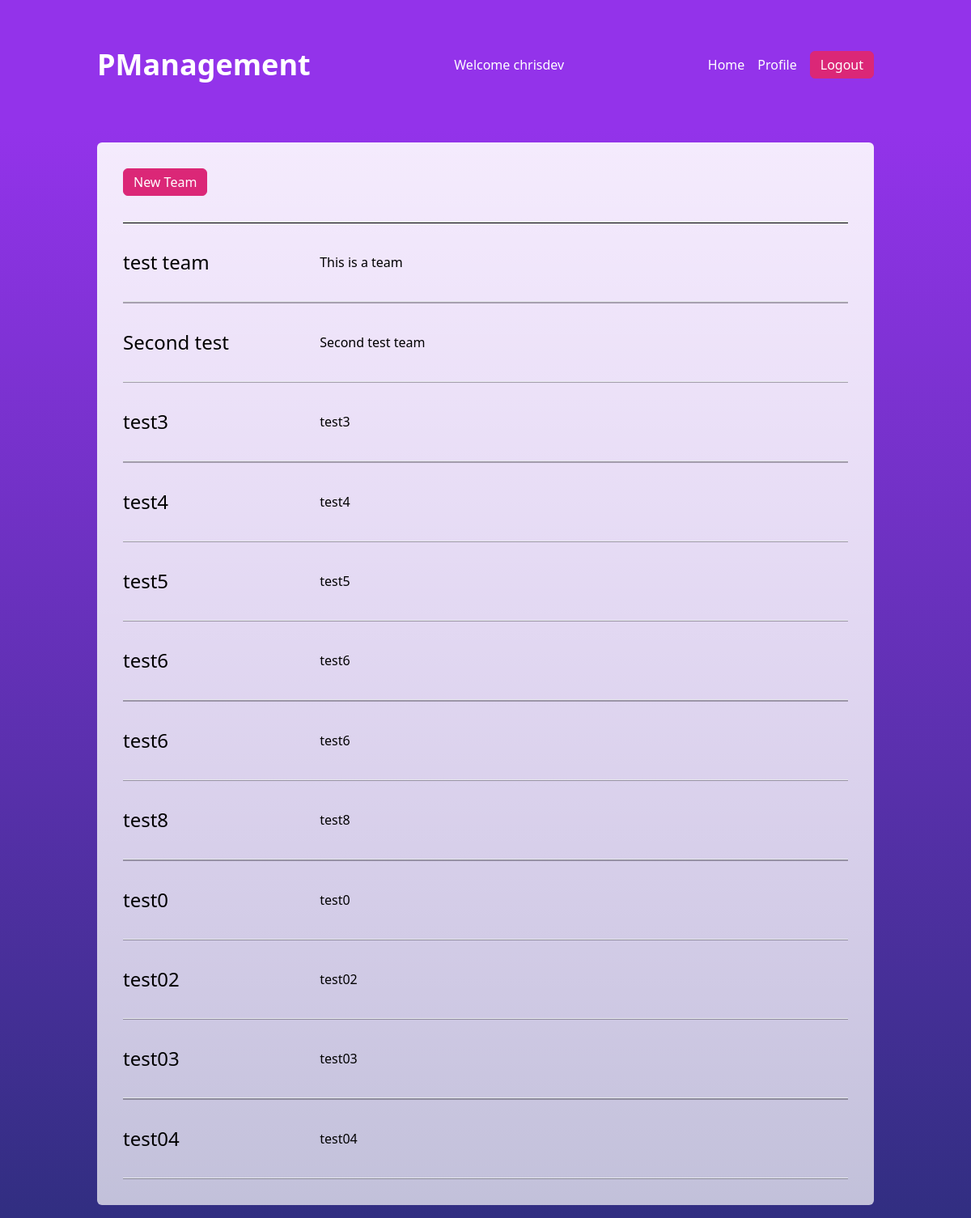
Screenshot of /team (signed in) with the database file from the repository.
### tables this page shows
CREATE TABLE teams (id INTEGER NOT NULL, name TEXT NOT NULL, description TEXT NOT NULL, user_id INTEGER, project_id INTEGER, FOREIGN KEY(user_id) REFERENCES users(id), FOREIGN KEY(project_id) REFERENCES projects(id), PRIMARY KEY (id));

### app.py (the view)
@app.route("/team")
@login_required
def team_page():
    resp = cursor.execute("SELECT * FROM teams")
    teams = resp.fetchall()
    print(teams)
    return render_template('team.html', teams=teams)

### app.py (called while the page is built)
@app.after_request
def after_request(response):
    response.headers["Cache-Control"] = "no-cache, no-store, must-revalidate"
    response.headers["Expires"] = 0
    response.headers["Pragma"] = "no-cache"
    return response

### utils.py (called while the page is built)
def login_required(f):
    @wraps(f)
    def decorated_function(*args, **kwargs):
        if session.get("user_id") is None:
            return redirect(url_for('login', next=request.url))
        return f(*args, **kwargs)
    return decorated_function

### templates/team.html
{% extends 'layout.html' %}
{% block main %}
  <div class="bg-gradient-to-b from-white/90 to-white/70 rounded-md p-8 flex flex-col items-start justify-start gap-8 my-4">
    <div>
      <form action="/newteam" method="get">
        <button type="submit" class="border border-pink-600 rounded-md py-1 px-3 bg-pink-600 hover:border-pink-700
            hover:bg-pink-700 text-white">New Team</button>
      </form>
    </div>
    <hr class="h-[0.15rem] bg-black w-full"/>
    {% if teams|length < 1 %}
    <h1>There is no team yet!!!</h1>
    {% else %}
    {% for team in teams %}
    <div class="flex items-center justify-start gap-16 w-full">
      <div class="w-[20%]">
        <a href="/team/{{team[0]}}"><h1 class="text-2xl">{{team[1]}}</h1></a>
      </div>
      <div class="flex-1 h-full">
        <p>{{team[2]}}</p>
      </div>
    </div>
    <hr class="h-[0.15rem] bg-black/30 w-full"/>
    {% endfor %}
    {% endif %}
  </div>
{% endblock %}

### templates/layout.html (shortened to what this page needs)
<!DOCTYPE html>
<html lang="en">
  <head>
      <script src="https://cdn.tailwindcss.com"></script>
  </head>
  <body class="min-h-screen flex flex-col">
    <header class="w-full h-[160px] fixed-top bg-purple-600 text-white">
      <div class="max-w-[80%] m-auto h-full flex items-center justify-between">
        <div>
          <a href="/"><h1 class="text-4xl font-bold">PManagement</h1></a></div>
          {% if session["user_id"] and session["user_name"] %}
        <div>
          <p class="flex items-center justify-between">Welcome {{session["user_name"]}}</p>
        </div>
        <div class="flex items-center justify-between gap-4">
          <nav class="flex items-center justify-between gap-4">
            <a href="/" class="hover:text-pink-400">Home</a>
            <a href="/profile" class="hover:text-pink-400">Profile</a>
          </nav>
          <div>
          <a href="/logout">
              <button class="border border-pink-600 rounded-md py-1 px-3 bg-pink-600 hover:border-pink-700
            hover:bg-pink-700">Logout</button>
          </a>
          </div>
        </div>
        {% endif %}
      </div>
    </header>
    <main class="grow bg-gradient-to-b from-purple-600 to-indigo-900 grid place-items-center w-full">
      <div class="w-[80%] m-auto h-full">
        {% block main %}{% endblock %}
      </div>
    </main>
  </body>
</html>

### rows the page displays
teams: name "test team", description "This is a team"
teams: name "Second test", description "Second test team"
teams: name "test3", description "test3"
teams: name "test4", description "test4"
teams: name "test5", description "test5"
teams: name "test6", description "test6"
teams: name "test6", description "test6"
teams: name "test8", description "test8"
teams: name "test0", description "test0"
teams: name "test02", description "test02"
teams: name "test03", description "test03"
teams: name "test04", description "test04"

### other values shown
{{ session["user_name"] }} "chrisdev"
